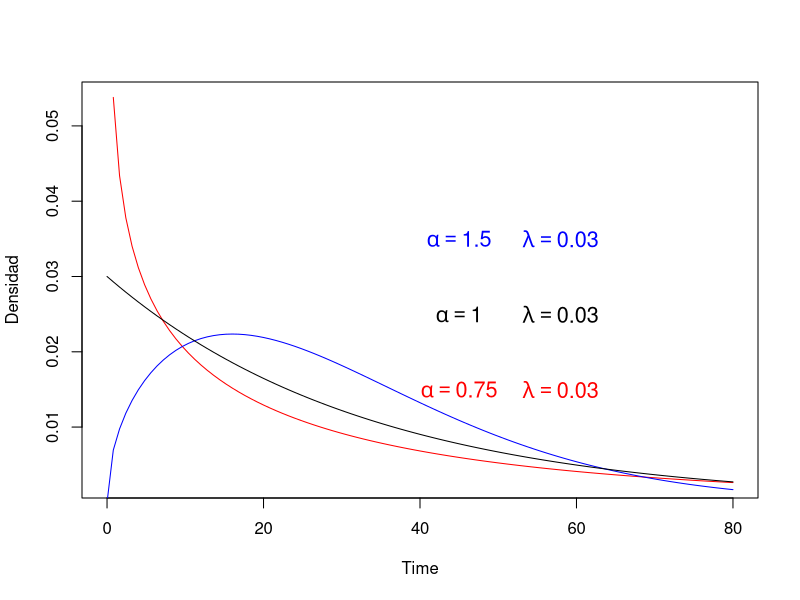
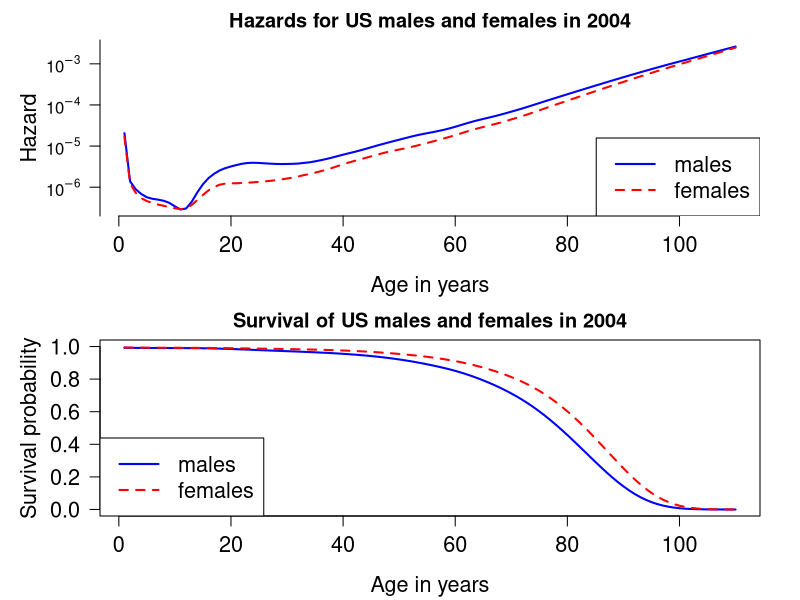
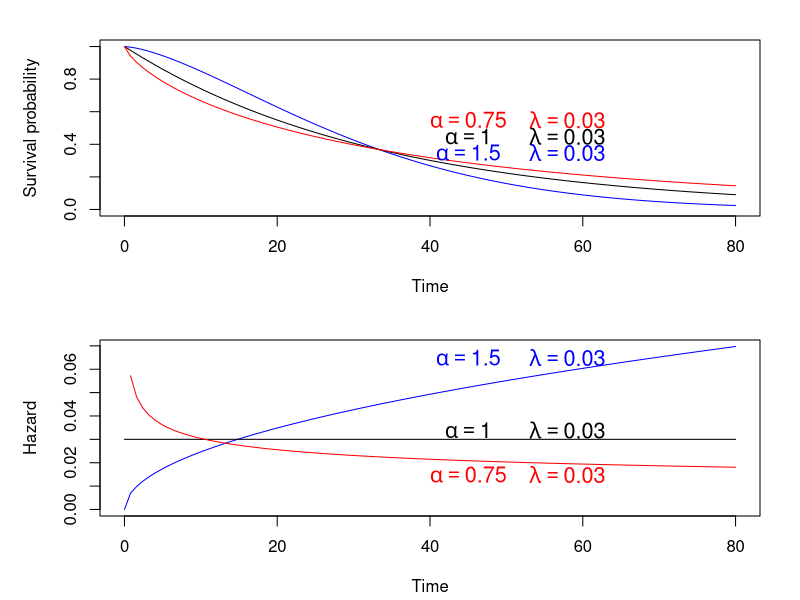

Write R code to recreate these figures, in order.
## ---- chunk 1
#| echo: false
curve(dweibull(x, shape=0.75, scale=1/0.03), from=0, to=80, 
     ylab='Densidad', xlab='Time',  col="red")
curve(dweibull(x, shape=1.5, scale=1/0.03), from=0, to=80, 
     ylab='Densidad', xlab='Time', add=T, col="blue")
curve(dweibull(x, shape=1.0, scale=1/0.03), from=0, to=80, 
     ylab='Densidad', xlab='Time', add=T, col="black")
text(45, 0.015, expression(alpha == 0.75), col="red", cex=1.3)
text(58, 0.015, expression(lambda==0.03), col="red", cex=1.3)
text(45, 0.035, expression(alpha == 1.5), col="blue", cex=1.3)
text(58, 0.035, expression(lambda==0.03), col="blue", cex=1.3)
text(45, 0.025, expression(alpha == 1.00), col="black", cex=1.3)
text(58, 0.025, expression(lambda==0.03), col="black", cex=1.3)
## ---- chunk 2
library(survival)
tabla=as.table(survexp.us[,,"2004"])

knitr::kable(tabla, booktabs = TRUE, digits = 5,format.args = list(scientific = FALSE),
             format = "simple",
             caption="Tasas de riesgo (hazard rates) de hombres y mujeres por edad para el año 2004")
## ---- chunk 3
#| echo: false
tm <- c(0, # birth
        1:110) # subsequent years
hazMale <- survexp.us[,"male","2004"] # 2004 males
hazFemale <- survexp.us[,"female","2004"] # 2004 females
tm.diff <- diff(tm)
survMale <- exp(-cumsum(hazMale*tm.diff)*365.24)
survFemale <- exp(-cumsum(hazFemale*tm.diff)*365.24)

# Figure 2.1.2 log hazard and survival for US males and females in 2004
par(mfrow=c(2,1),    # two rows and one column of plots
    mar=c(4.2,5,2,2))  # set margins for the lower, left, top, and righ of each plot

logHazMale <- log(hazMale)
logHazFemale <- log(hazFemale)    

plot(logHazMale ~ tm[-1], type="l",
     xlab="Age in years",           # x axis label
     ylab="Hazard",col="blue",      # y azis label
     lwd=2,                         # double line width
     las=1,                         # make y axis labels perpendicular to axis
     axes=F, cex.lab=1.3, cex.axis=1.3)     # make blue line solid
lines(logHazFemale ~ tm[-1],type="l", 
      col="red",lwd=2, lty=2)   # add a red dashed line to the plot

yyLabs <- c(1e-07, 1e-06, 1e-05, 1e-04, 1e-03, 1e-02)
yyLabsLog <- log(yyLabs)
axis(2, at=yyLabsLog, labels=c(expression(10^-7), expression(10^-6), 
  expression(10^-5), expression(10^-4), expression(10^-3), expression(10^-2)), las=1)  
axis(1, cex.axis=1.3)   
legend("bottomright", legend=c("males","females"),
       lty=c(1,2), col=c("blue","red"), lwd=2, cex=1.3)
title("Hazards for US males and females in 2004")


tm.diff <- diff(tm)         # same length as "tm"
survMale <- exp(-cumsum(hazMale*tm.diff)*365.24)         # survival probs for males
survFemale <- exp(-cumsum(hazFemale*tm.diff)*365.24)     # survival probs for females
#windows(width=7,height=5)
plot(survMale ~ tm[-1],type="l",          # lower case "L" indicates line plot
     xlab="Age in years",             # x axis label
     ylab="Survival probability",     # y azis label
     col="blue",                      # line color
     lwd=2,                           # double line width
     las=1,                           # make y axis labels perpendicular to axis
     ylim=c(0,1), cex.lab=1.3, cex.axis=1.3)       # y axis limit ranges from 0 to 1

lines(survFemale ~ tm[-1], col="red", lwd=2, lty=2)    # add a red dashed line to the plot
legend("bottomleft", legend=c("males","females"),
       lty=c(1,2), col=c("blue","red"), lwd=2, cex=1.3)
title("Survival of US males and females in 2004")


## ---- chunk 4
library(survival)
tm <- c(0, # birth
        1:110) # subsequent years
hazMale <- survexp.us[,"male","2004"]
tm.diff <- diff(tm)
survMale <- exp(-cumsum(hazMale * tm.diff) * 365.24)

## ---- chunk 5
# Estimación numérica en R
sum(survMale * tm.diff)  # área bajo la curva de supervivencia
## ---- chunk 6
library(survival)
tt <- c(7,6,6,5,2,4)
status <- c(0,1,0,0,1,1)
fit <- survfit(Surv(tt, status) ~ 1)
summary(fit)$table["median"]
## ---- chunk 7
lambda <- 0.1
media_exp <- 1 / lambda
mediana_exp <- log(2) / lambda
media_exp
mediana_exp
## ---- chunk 8
set.seed(137)
tt.exp <- rexp(1000, rate=lambda)
mean(tt.exp)
median(tt.exp)
## ---- chunk 9
alpha <- 1.5; lambda <- 0.03
media_weibull <- (1/lambda) * gamma(1 + 1/alpha)
mediana_weibull <- (log(2)^(1/alpha))/lambda
media_weibull
mediana_weibull
## ---- chunk 10
set.seed(137)
tt.weib <- rweibull(1000, 
                    shape=alpha, 
                    scale=1/lambda)
mean(tt.weib)
median(tt.weib)
## ---- chunk 11
#| echo: false
weibSurv <- function(t, shape, scale) pweibull(t, shape=shape,
scale=scale, lower.tail=F)
curve(weibSurv(x, shape=1.5, scale=1/0.03), from=0, to=80, 
     ylim=c(0,1), ylab='Survival probability', xlab='Time', col="blue")
curve(weibSurv(x, shape=1.0, scale=1/0.03), from=0, to=80, 
     ylim=c(0,1), ylab='Survival probability', xlab='Time', add=T, col="black")
curve(weibSurv(x, shape=0.75, scale=1/0.03), from=0, to=80, 
     ylim=c(0,1), ylab='Survival probability', xlab='Time', add=T, col="red")
text(45, 0.55, expression(alpha == 0.75), col="red", cex=1.3)
text(58, 0.55, expression(lambda==0.03), col="red", cex=1.3)
text(45, 0.35, expression(alpha == 1.5), col="blue", cex=1.3)
text(58, 0.35, expression(lambda==0.03), col="blue", cex=1.3)
text(45, 0.45, expression(alpha == 1.00), col="black", cex=1.3)
text(58, 0.45, expression(lambda==0.03), col="black", cex=1.3)
## ---- chunk 12
#| fig-cap: "Weibull hazard functions"
#| echo: false
weibHaz <- {function(x, shape, scale) dweibull(x, shape=shape,
     scale=scale)/pweibull(x, shape=shape, scale=scale, lower.tail=F)}
curve(weibHaz(x, shape=1.5, scale=1/0.03), from=0, to=80, 
     ylab='Hazard', xlab='Time', col="blue")
curve(weibHaz(x, shape=1.0, scale=1/0.03), from=0, to=80, 
     ylab='Hazard', xlab='Time', add=T, col="black")
curve(weibHaz(x, shape=0.75, scale=1/0.03), from=0, to=80, 
     ylab='Hazard', xlab='Time', add=T, col="red")
text(45, 0.015, expression(alpha == 0.75), col="red", cex=1.3)
text(58, 0.015, expression(lambda==0.03), col="red", cex=1.3)
text(45, 0.065, expression(alpha == 1.5), col="blue", cex=1.3)
text(58, 0.065, expression(lambda==0.03), col="blue", cex=1.3)
text(45, 0.034, expression(alpha == 1.00), col="black", cex=1.3)
text(58, 0.034, expression(lambda==0.03), col="black", cex=1.3)
## ---- chunk 13
tt <- c(7,6,6,5,2,4)
status <- c(0,1,0,0,1,1)
library(survival)
survfit(Surv(tt, status) ~ 1)
